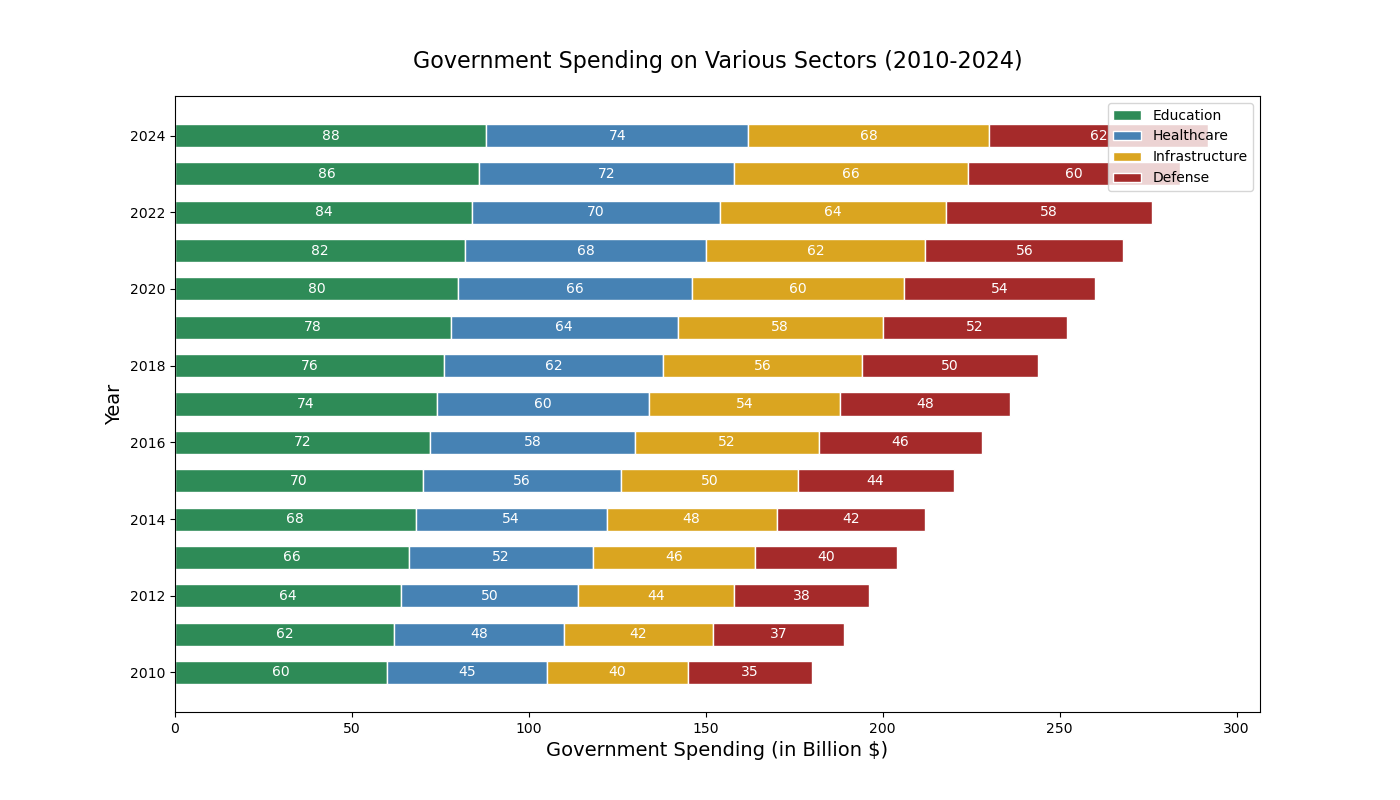

Write Python code to recreate this figure.

import matplotlib.pyplot as plt

# Data
years = [
    2010, 2011, 2012, 2013, 2014, 
    2015, 2016, 2017, 2018, 2019, 
    2020, 2021, 2022, 2023, 2024
]
education = [
    60, 62, 64, 66, 68, 
    70, 72, 74, 76, 78, 
    80, 82, 84, 86, 88
]
healthcare = [
    45, 48, 50, 52, 54, 
    56, 58, 60, 62, 64, 
    66, 68, 70, 72, 74
]
infrastructure = [
    40, 42, 44, 46, 48, 
    50, 52, 54, 56, 58, 
    60, 62, 64, 66, 68
]
defense = [
    35, 37, 38, 40, 42, 
    44, 46, 48, 50, 52, 
    54, 56, 58, 60, 62
]

# Configuration for the figure size
plt.figure(figsize=(14, 8))

# Stacked bar chart
bar_height = 0.6
plt.barh(years, education, height=bar_height, color='#2E8B57', edgecolor='white', label='Education')
plt.barh(years, healthcare, height=bar_height, left=education, color='#4682B4', edgecolor='white', label='Healthcare')
plt.barh(years, infrastructure, height=bar_height, left=[i+j for i,j in zip(education, healthcare)], color='#DAA520', edgecolor='white', label='Infrastructure')
plt.barh(years, defense, height=bar_height, left=[i+j+k for i,j,k in zip(education, healthcare, infrastructure)], color='#A52A2A', edgecolor='white', label='Defense')

# Adding labels and title
plt.xlabel('Government Spending (in Billion $)', fontsize=14)
plt.ylabel('Year', fontsize=14)
plt.title('Government Spending on Various Sectors (2010-2024)', fontsize=16, pad=20)

# Show legend
plt.legend(loc='upper right', bbox_to_anchor=(1,1))

# Adding numerical labels
for i in range(len(years)):
    plt.text(education[i]/2, years[i], str(education[i]), ha='center', va='center', color='white', fontsize=10)
    plt.text(education[i] + healthcare[i]/2, years[i], str(healthcare[i]), ha='center', va='center', color='white', fontsize=10)
    plt.text(education[i] + healthcare[i] + infrastructure[i]/2, years[i], str(infrastructure[i]), ha='center', va='center', color='white', fontsize=10)
    plt.text(education[i] + healthcare[i] + infrastructure[i] + defense[i]/2, years[i], str(defense[i]), ha='center', va='center', color='white', fontsize=10)

# Display the chart
plt.show()
